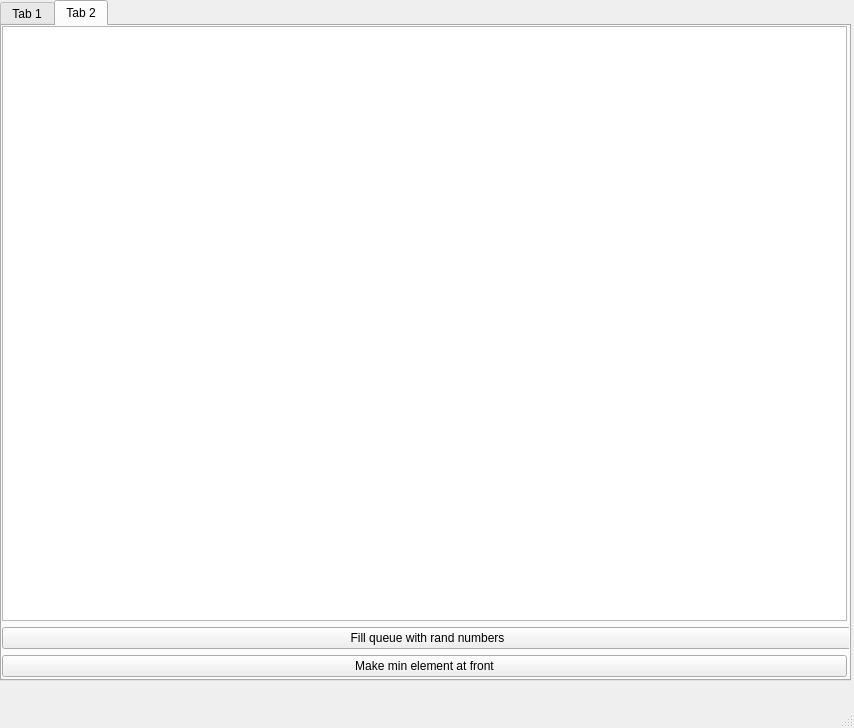
<?xml version="1.0" encoding="UTF-8"?>
<ui version="4.0">
 <class>MainWindow</class>
 <widget class="QMainWindow" name="MainWindow">
  <property name="geometry">
   <rect>
    <x>0</x>
    <y>0</y>
    <width>854</width>
    <height>728</height>
   </rect>
  </property>
  <property name="windowTitle">
   <string>MainWindow</string>
  </property>
  <widget class="QWidget" name="centralwidget">
   <widget class="QTabWidget" name="tabWidget">
    <property name="geometry">
     <rect>
      <x>0</x>
      <y>0</y>
      <width>851</width>
      <height>681</height>
     </rect>
    </property>
    <property name="currentIndex">
     <number>1</number>
    </property>
    <widget class="QWidget" name="tab">
     <attribute name="title">
      <string>Tab 1</string>
     </attribute>
     <widget class="QWidget" name="gridLayoutWidget">
      <property name="geometry">
       <rect>
        <x>0</x>
        <y>0</y>
        <width>851</width>
        <height>651</height>
       </rect>
      </property>
      <layout class="QGridLayout" name="gridLayout">
       <item row="2" column="0">
        <widget class="QPushButton" name="pushButton">
         <property name="text">
          <string>Push</string>
         </property>
        </widget>
       </item>
       <item row="0" column="0" colspan="4">
        <widget class="QListWidget" name="demoMethodsList"/>
       </item>
       <item row="2" column="2">
        <widget class="QLabel" name="label">
         <property name="text">
          <string>Вставляемый элемент:</string>
         </property>
         <property name="alignment">
          <set>Qt::AlignRight|Qt::AlignTrailing|Qt::AlignVCenter</set>
         </property>
        </widget>
       </item>
       <item row="2" column="1">
        <widget class="QPushButton" name="popButton">
         <property name="text">
          <string>Pop</string>
         </property>
        </widget>
       </item>
       <item row="2" column="3">
        <widget class="QSpinBox" name="insertedElComboBox"/>
       </item>
       <item row="1" column="0">
        <widget class="QPushButton" name="frontButton">
         <property name="text">
          <string>Front</string>
         </property>
        </widget>
       </item>
       <item row="1" column="1">
        <widget class="QPushButton" name="backButton">
         <property name="text">
          <string>Back</string>
         </property>
        </widget>
       </item>
       <item row="1" column="2">
        <widget class="QPushButton" name="sizeButton">
         <property name="text">
          <string>Size</string>
         </property>
        </widget>
       </item>
       <item row="1" column="3">
        <widget class="QPushButton" name="emptyButton">
         <property name="text">
          <string>Empty?</string>
         </property>
        </widget>
       </item>
      </layout>
     </widget>
    </widget>
    <widget class="QWidget" name="tab_2">
     <attribute name="title">
      <string>Tab 2</string>
     </attribute>
     <widget class="QWidget" name="gridLayoutWidget_2">
      <property name="geometry">
       <rect>
        <x>0</x>
        <y>0</y>
        <width>851</width>
        <height>651</height>
       </rect>
      </property>
      <layout class="QGridLayout" name="gridLayout_2">
       <item row="0" column="0">
        <widget class="QListWidget" name="queue1Widget"/>
       </item>
       <item row="1" column="0" colspan="2">
        <widget class="QPushButton" name="fillButton">
         <property name="text">
          <string>Fill queue with rand numbers</string>
         </property>
        </widget>
       </item>
       <item row="2" column="0">
        <widget class="QPushButton" name="makeMinButton">
         <property name="text">
          <string>Make min element at front</string>
         </property>
        </widget>
       </item>
      </layout>
     </widget>
    </widget>
   </widget>
  </widget>
  <widget class="QMenuBar" name="menubar">
   <property name="geometry">
    <rect>
     <x>0</x>
     <y>0</y>
     <width>854</width>
     <height>22</height>
    </rect>
   </property>
  </widget>
  <widget class="QStatusBar" name="statusbar"/>
 </widget>
 <resources/>
 <connections/>
</ui>
